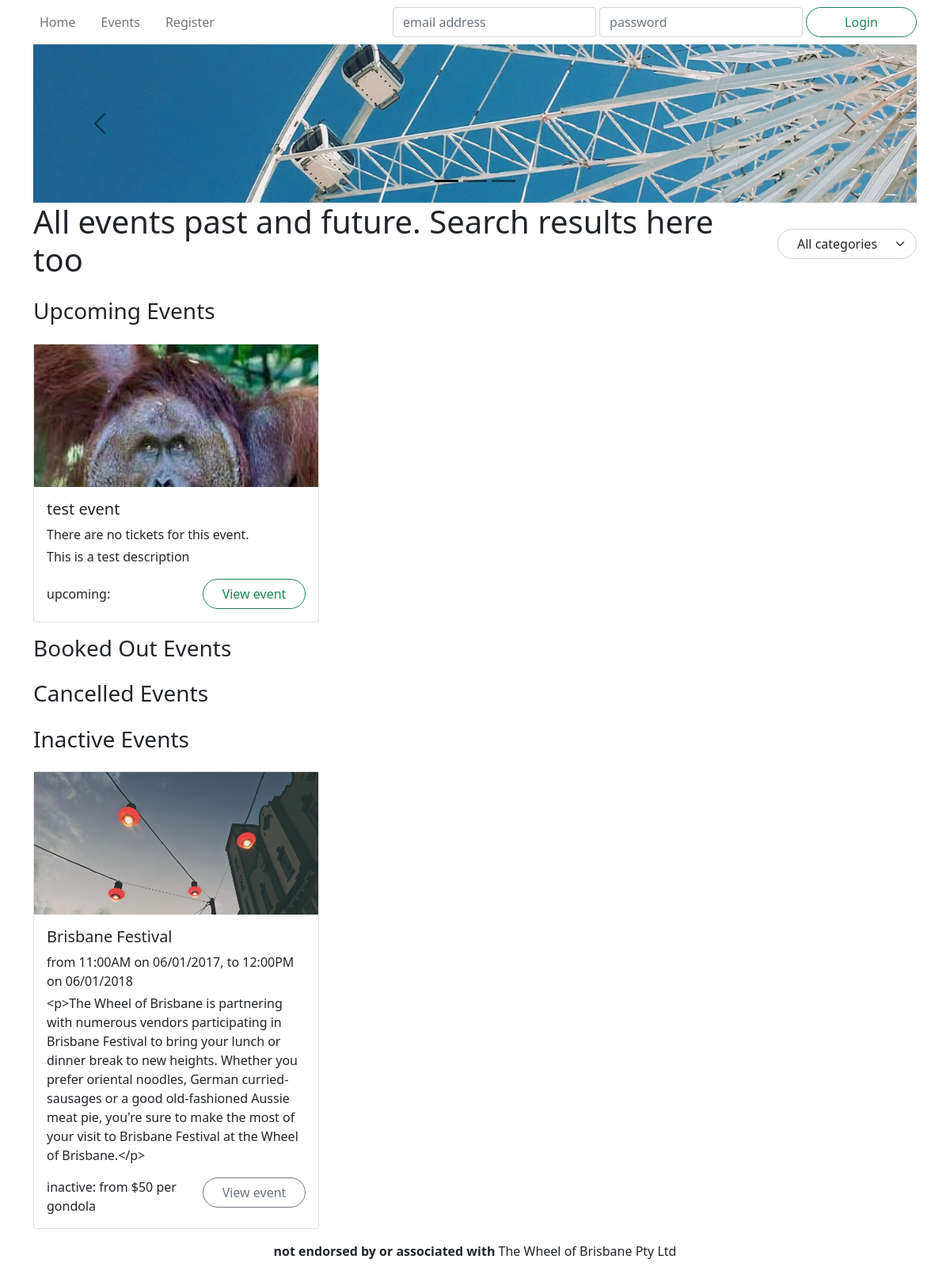
/events/, run on an earlier commit of the app's database.
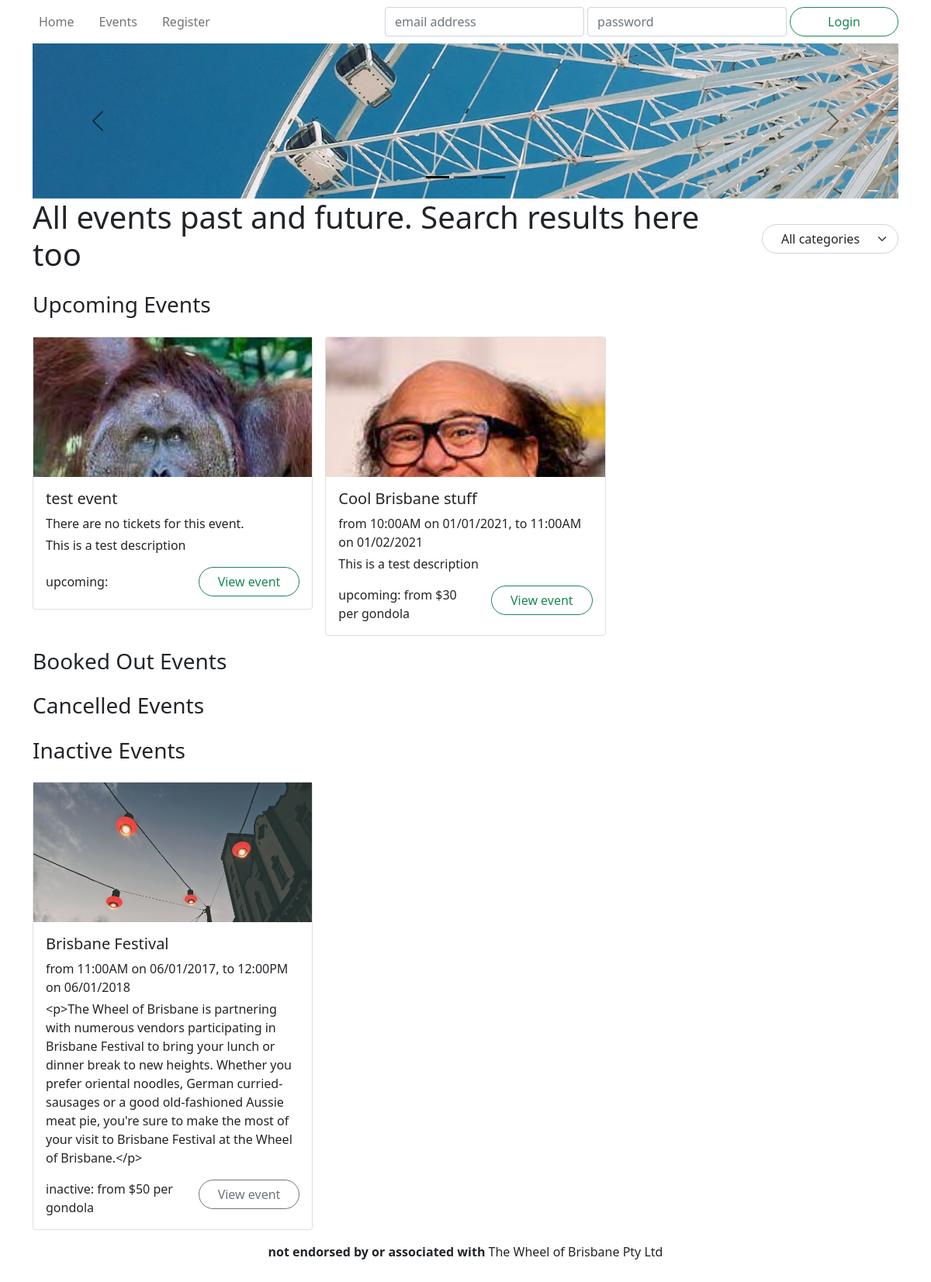
And on a later commit of the database.
### wheel/models.py (models this page shows, shortened)
class Event(db.Model):
    __tablename__ = 'events'
    id = db.Column(db.Integer, primary_key=True)
    name = db.Column(db.String(255), nullable=False)
    description = db.Column(db.Text)
    category = db.Column(db.String(40))
    status = db.Column(db.Enum('upcoming', 'inactive', 'cancelled', 'booked out'), nullable=False)
    image = db.Column(db.String(255))
    reviews = db.relationship('Review', backref='event')
    tickets = db.relationship('Ticket', backref='event')
    def getAllByStatus(input):
        return Event.query.filter_by(status=input).all()
    def getTicketsDateRange(self):
        x_min = datetime(3000,9,9)
        x_max = datetime(2000,9,9)
        test = datetime(3000,9,9)
        for x in self.tickets:
            if x.datetime < x_min:
                x_min = x.datetime
            if x.datetime > x_max:
                x_max = x.datetime
        low_date = x_min.strftime("%m/%d/%Y")
        low_time = x_min.strftime("%I:%M%p")
        high_date = x_max.strftime("%m/%d/%Y")
        high_time = x_max.strftime("%I:%M%p")
        if x_min == test:
            return "There are no tickets for this event."
        output = "from " + low_time + " on " + low_date + ",  to " + high_time + " on " + high_date
        return output
    def getTicketsPriceFrom(self):
        low_ticket = 100000
        for x in self.tickets:
            if x.price < low_ticket:
                low_ticket = x.price
        if low_ticket == 100000:
            return " "
        low = str(low_ticket)
        return "from $" + low + " per gondola"
    def getStatusColour(self):
        return {
            'upcoming': 'success',
            'inactive': 'secondary',
            'booked out': 'secondary',
            'cancelled': 'danger'
        }[self.status]

class Ticket(db.Model):
    __tablename__ = 'tickets'
    id = db.Column(db.Integer, primary_key=True)
    datetime = db.Column(db.DateTime, nullable=False)
    price = db.Column(db.Integer, nullable=False)
    remaining = db.Column(db.Integer, nullable=False)
    event_id = db.Column(db.Integer, db.ForeignKey('events.id'))

### wheel/views.py (the view)
@events.route('/')
def viewAll():
    upcoming = Event.getAllByStatus("upcoming")
    booked = Event.getAllByStatus("booked out")
    cancelled = Event.getAllByStatus("cancelled")
    inactive = Event.getAllByStatus("inactive")
    form = SearchForm() # TODO: create this form
    return render_template('events.html', upcoming = upcoming, booked = booked, cancelled = cancelled, inactive = inactive )

### wheel/forms.py
class SearchForm(FlaskForm):
    submit = SubmitField("Search")

### wheel/templates/events.html (shortened to what this page needs)
{% extends 'base.html' %}
{% block hero %}
<div id="hero-mini" class="carousel carousel-dark slide" data-bs-ride="carousel">
    <div class="carousel-indicators">
        <button type="button" class="active"
                data-bs-target="#hero" data-bs-slide-to="0"></button>
        <button type="button"
                data-bs-target="#hero" data-bs-slide-to="1"></button>
        <button type="button"
                data-bs-target="#hero" data-bs-slide-to="2"></button>
    </div>
    <div class="carousel-inner">
        <div class="carousel-item active">
            <div style="background-image: url('/static/images/bluesky.jpg');"></div>
        </div>
    </div>
    <button type="button" class="carousel-control-prev"
            data-bs-target="#hero" data-bs-slide="prev">
        <span class="carousel-control-prev-icon"></span>
    </button>
    <button type="button" class="carousel-control-next"
            data-bs-target="#hero" data-bs-slide="next">
        <span class="carousel-control-next-icon"></span>
    </button>
</div>
{% endblock %}
{% block title %}All events past and future. Search results here too{% endblock %}
{% block header_buttons %}
    <div class="col-6 col-md-auto my-auto">
        <select id="catselect" class="form-select rounded-pill ps-4 pe-5" >
            <option value="" selected>All categories</option>
        </select>
    </div>
{% endblock %}
{% block content %}
<section>
    <header class="row mb-3">
        <h3 class="col-auto">Upcoming Events</h3>
    </header>
    <div class="row row-cols-1 row-cols-md-2 row-cols-xl-3 mb-3 g-3">
        {% for event in upcoming %}
        <div class="col event fireworks">
            <article class="card">
                <a href="{{url_for('events.view', id=event.id)}}" class="card-image" style="background-image: url('{{ event.image }}'); background-position: top;"></a>
                <div class="card-body">
                    <h5 class="card-title">{{ event.name }}</h5>
                    <p class="mb-1">
                        {{ event.getTicketsDateRange() }}
                    </p>
                <p class="card-text">{{ event.description }}</p>
                    <div class="row">
                        <span class="col my-auto">{{ "{}: {}".format( event.status, event.getTicketsPriceFrom() ) }}</span>
                        <span class="col-auto"><a href="{{url_for('events.view', id=event.id)}}" class="btn btn-outline-{{ event.getStatusColour() }} rounded-pill px-4">View event</a></span>
                    </div>
                </div>
            </article>
        </div>
        {% endfor %}
    </div>
    <header class="row mb-3">
        <h3 class="col-auto">Booked Out Events</h3>
    </header>
    <header class="row mb-3">
        <h3 class="col-auto">Cancelled Events</h3>
    </header>
    <header class="row mb-3">
        <h3 class="col-auto">Inactive Events</h3>
    </header>
    <div class="row row-cols-1 row-cols-md-2 row-cols-xl-3 mb-3 g-3">
        {% for event in inactive %}
        <div class="col event fireworks">
            <article class="card">
                <a href="{{url_for('events.view', id=event.id)}}" class="card-image" style="background-image: url('{{ event.image }}'); background-position: top;"></a>
                <div class="card-body">
                    <h5 class="card-title">{{ event.name }}</h5>
                    <p class="mb-1">
                        {{ event.getTicketsDateRange() }}
                    </p>
                <p class="card-text">{{ event.description }}</p>
                    <div class="row">
                        <span class="col my-auto">{{ "{}: {}".format( event.status, event.getTicketsPriceFrom() ) }}</span>
                        <span class="col-auto"><a href="{{url_for('events.view', id=event.id)}}" class="btn btn-outline-{{ event.getStatusColour() }} rounded-pill px-4">View event</a></span>
                    </div>
                </div>
            </article>
        </div>
        {% endfor %}
    </div>
</section>
{% endblock %}

What changed in the data, as far as the page shows it:
added Event: image (picture), name "Cool Brisbane stuff", getTicketsDateRange "from 10:00AM on 01/01/2021, to 11:00AM on 01/02/2021", description "This is a test description", status.price "upcoming: from $30 per gondola", shown under "Upcoming Events"
